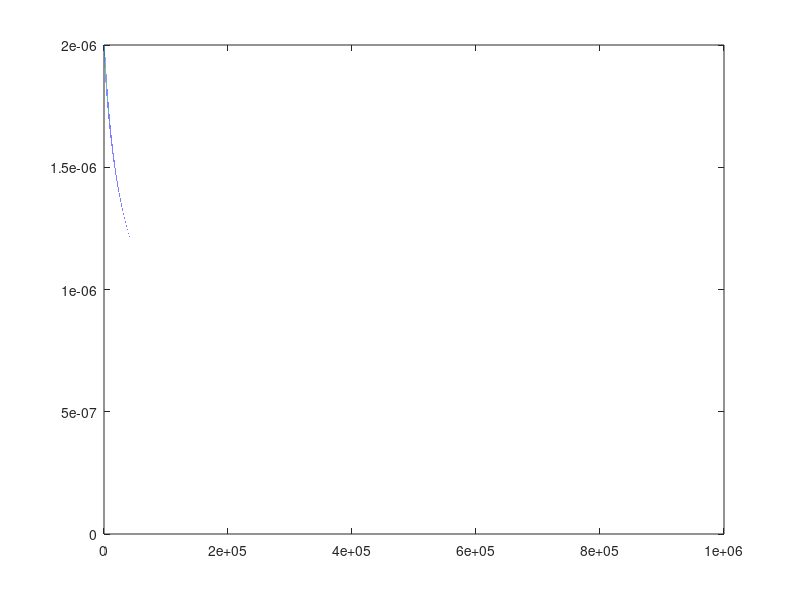

Source code (MATLAB):
base_lr = 0.000002;

gamma = 0.00006;

P = 0.4;

for i = 1 : 1 : 1000000
   lr(i) = base_lr * ( 1 + gamma * i).^(-P);
end

plot(lr);